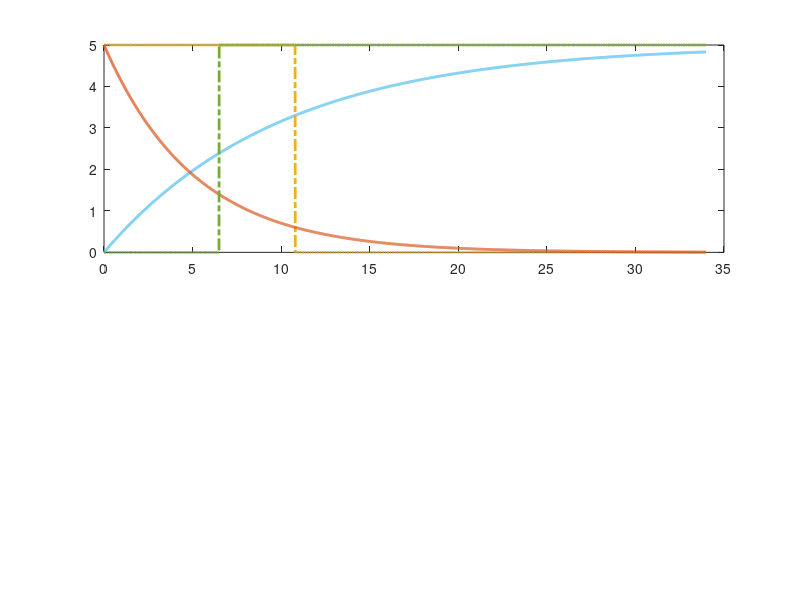

This figure's MATLAB source: (Note: this script raises an error after producing the figure.)
% Generic Time-Delay Logic Simulation: Hardware Hold-off & Fault Discharge
clear; clc; close all;

%% --- Component Values & Tolerances ---
% Preset Circuit (Startup Delay)
R_pre_nom = 100e4;
C_pre_nom = 10e-6;

% Status RC Circuit (Input RC)
R_status_nom = 510e3;
C_status_nom = 10e-6;

% Tolerances (Multiplier Form)
tol_R_max = 1.01;   % +1%
tol_R_min = 0.99;   % -1%
tol_C_max = 1.10;   % +10%
tol_C_min = 0.90;   % -10%

% Logic Parameters
V_logic  = 5.0;     % Logic High Voltage (V)
Vt_minus = 1.4;     % Schmitt Trigger negative-going threshold (V)
Vt_plus  = 3.3;     % Schmitt Trigger positive-going threshold (V)

%% --- Time Calculations ---
% 1. Preset Startup Delay Time (Charging 0V to Vt_plus)
log_factor_charge = -log(1 - (Vt_plus / V_logic));

t_pre_start_nom = (R_pre_nom * C_pre_nom) * log_factor_charge;
t_pre_start_min = (R_pre_nom * tol_R_min * C_pre_nom * tol_C_min) * log_factor_charge;
t_pre_start_max = (R_pre_nom * tol_R_max * C_pre_nom * tol_C_max) * log_factor_charge;

% 2. Status RC Time (Falling 5V to Vt_minus for both Boot-up and Fault)
log_factor_discharge = -log(Vt_minus / V_logic);

t_stat_drop_nom = (R_status_nom * C_status_nom) * log_factor_discharge;
t_stat_drop_min = (R_status_nom * tol_R_min * C_status_nom * tol_C_min) * log_factor_discharge;
t_stat_drop_max = (R_status_nom * tol_R_max * C_status_nom * tol_C_max) * log_factor_discharge;

%% --- Console Output ---
fprintf('==================================================\n');
fprintf('TIMING ANALYSIS (1%% Resistor, 10%% Capacitor error)\n');
fprintf('==================================================\n\n');

fprintf('PRESET STARTUP DELAY (0V up to 3.3V):\n');
fprintf('  Nominal Time : %.3f seconds\n', t_pre_start_nom);
fprintf('  Range        : %.3f s to %.3f s\n\n', t_pre_start_min, t_pre_start_max);

fprintf('STATUS RC DISCHARGE (5V down to 1.4V):\n');
fprintf('  Nominal Time : %.3f seconds\n', t_stat_drop_nom);
fprintf('  Range        : %.3f s to %.3f s\n', t_stat_drop_min, t_stat_drop_max);
fprintf('==================================================\n');

%% --- Simulation (Using Nominal Values) ---
% Calculate 5 time constants for worst-case stabilization to 0V
tau_status_max = (R_status_nom * tol_R_max) * (C_status_nom * tol_C_max);
t_stabilize = 5 * tau_status_max;

t_event = ceil(t_stabilize) + 5; % Wait for full decay of Stage 1 + 5s buffer
t_end = t_event + 25;            % Extend simulation to capture full fault drop
t = linspace(0, t_end, 5000);

% Preallocate arrays for decoupled plotting
V_preset_node      = zeros(size(t));
V_preset_schmitt   = zeros(size(t));

V_status_node_1    = zeros(size(t));
V_status_schmitt_1 = zeros(size(t));

V_status_node_2    = zeros(size(t));
V_status_schmitt_2 = zeros(size(t));

% Initial states for Schmitt Hysteresis
preset_schmitt_state   = V_logic; % Starts HIGH (input is 0V)
status_schmitt_state_1 = 0;       % Starts LOW (input is 5V instantly at boot)
status_schmitt_state_2 = 0;       % Starts LOW (input is 5V in no-fault state)

for i = 1:length(t)
    
    % --- STAGE 1: Preset Power-On Charge ---
    V_preset_node(i) = V_logic * (1 - exp(-t(i) / (R_pre_nom * C_pre_nom)));
    
    if V_preset_node(i) >= Vt_plus
        preset_schmitt_state = 0;
    elseif V_preset_node(i) <= Vt_minus
        preset_schmitt_state = V_logic;
    end
    V_preset_schmitt(i) = preset_schmitt_state;
    
    % --- STAGE 1: Status Boot-up Hold-off (Decays 5V to 0V) ---
    V_status_node_1(i) = V_logic * exp(-t(i) / (R_status_nom * C_status_nom));
    
    if V_status_node_1(i) >= Vt_plus
        status_schmitt_state_1 = 0;
    elseif V_status_node_1(i) <= Vt_minus
        status_schmitt_state_1 = V_logic;
    end
    V_status_schmitt_1(i) = status_schmitt_state_1;
    
    % --- STAGE 2: Status Fault Drop (Steady 5V, then Decays) ---
    if t(i) < t_event
        V_status_node_2(i) = V_logic;
    else
        V_status_node_2(i) = V_logic * exp(-(t(i) - t_event) / (R_status_nom * C_status_nom));
    end
    
    if V_status_node_2(i) >= Vt_plus
        status_schmitt_state_2 = 0;
    elseif V_status_node_2(i) <= Vt_minus
        status_schmitt_state_2 = V_logic;
    end
    V_status_schmitt_2(i) = status_schmitt_state_2;
    
end

%% --- Plotting ---
% Dynamic Axis Limits: 5 seconds after both signals have crossed their thresholds
t_lim_stage1 = max(t_pre_start_max, t_stat_drop_max) + 5;
t_lim_stage2 = t_stat_drop_max + 5;

% Colors optimized for both Light and Dark mode visibility
color_pre_rc   = '#4DBEEE'; % Bright Cyan
color_pre_dig  = '#EDB120'; % Golden Yellow
color_stat_rc  = '#D95319'; % Bright Orange
color_stat_dig = '#77AC30'; % Bright Green
color_thresh   = [0.5 0.5 0.5]; % Neutral Gray

figure('Name', 'Hardware Hold-off and Fault Simulation', 'NumberTitle', 'off', 'Position', [100, 100, 950, 700]);

% Plot 1: Power-On Startup Sequence (Absolute Time)
subplot(2,1,1);
plot(t(t<=t_event), V_preset_node(t<=t_event), '-', 'Color', color_pre_rc, 'LineWidth', 2); hold on;
plot(t(t<=t_event), V_preset_schmitt(t<=t_event), '-.', 'Color', color_pre_dig, 'LineWidth', 2);
plot(t(t<=t_event), V_status_node_1(t<=t_event), '-', 'Color', color_stat_rc, 'LineWidth', 2);
plot(t(t<=t_event), V_status_schmitt_1(t<=t_event), '-.', 'Color', color_stat_dig, 'LineWidth', 2);

yline(Vt_plus, '--', 'Color', color_thresh, 'LineWidth', 1.5, 'Label', ' Positive Threshold (Vt+ = 3.3V)', 'LabelHorizontalAlignment', 'left');
yline(Vt_minus, '--', 'Color', color_thresh, 'LineWidth', 1.5, 'Label', ' Negative Threshold (Vt- = 1.4V)', 'LabelHorizontalAlignment', 'left');
title('Stage 1: Power-On Boot-up Hold-off (Status Decays 5V to 0V)');
ylabel('Voltage (V)');
xlim([0 t_lim_stage1]);
ylim([-0.5 V_logic+1.5]);
legend('Preset RC Voltage', 'Preset Logic State', 'Status RC Voltage', 'Status Logic State', 'Location', 'east');
grid on;

% Plot 2: Status Fault Drop (Relative Time)
subplot(2,1,2);
% Create a shifted time vector so the event occurs at t = 0
t_rel = t(t>=t_event-2) - t_event; 

plot(t_rel, V_status_node_2(t>=t_event-2), '-', 'Color', color_stat_rc, 'LineWidth', 2); hold on;
plot(t_rel, V_status_schmitt_2(t>=t_event-2), '-.', 'Color', color_stat_dig, 'LineWidth', 2);

xline(0, ':', 'Color', color_thresh, 'LineWidth', 1.5, 'Label', ' Fault Triggered', 'LabelVerticalAlignment', 'bottom');
yline(Vt_minus, '--', 'Color', color_thresh, 'LineWidth', 1.5, 'Label', ' Negative Threshold (Vt- = 1.4V)', 'LabelHorizontalAlignment', 'left');
title(sprintf('Stage 2: Status Fault Discharge (Nominal Drop Time: %.2fs)', t_stat_drop_nom));
xlabel('Time Relative to Fault (seconds)');
ylabel('Voltage (V)');
xlim([-2 t_lim_stage2]);
ylim([-0.5 V_logic+1.5]);
legend('Status RC Voltage', 'Status Logic State', 'Location', 'east');
grid on;
